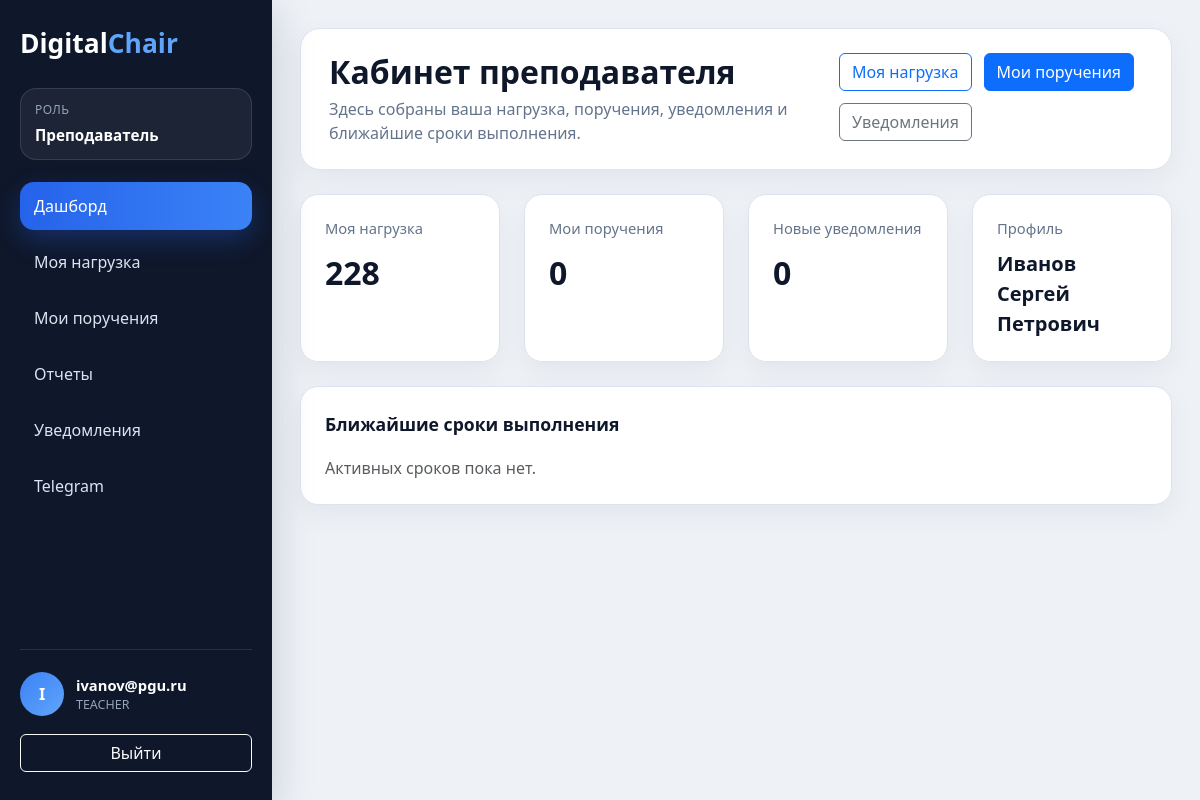
The page /teacher-dashboard/ (signed in) on the database its author committed.
### apps/users/models.py (models this page shows, shortened)
class User(AbstractUser):
    class Roles(models.TextChoices):
        ADMIN = 'ADMIN', 'Администратор'
        HEAD = 'HEAD', 'Заведующий кафедрой'
        TEACHER = 'TEACHER', 'Преподаватель'
        STUDENT = 'STUDENT', 'Студент'
        STUDY_MASTER = 'STUDY_MASTER', 'Учебный мастер'
    username = models.CharField(
        max_length=150,
        unique=True
    )
    email = models.EmailField(
        unique=True
    )
    role = models.CharField(
        max_length=30,
        choices=Roles.choices,
        default=Roles.TEACHER
    )
    phone = models.CharField(
        max_length=20,
        blank=True,
        null=True
    )
    telegram_id = models.CharField(
        max_length=100,
        blank=True,
        null=True
    )
    telegram_bind_code = models.CharField(
        max_length=20,
        blank=True,
        null=True
    )
    telegram_bind_code_created_at = models.DateTimeField(
        blank=True,
        null=True
    )
    is_2fa_enabled = models.BooleanField(
        default=False
    )
    totp_secret = models.CharField(
        max_length=64,
        blank=True,
        null=True
    )
    USERNAME_FIELD = 'email'
    REQUIRED_FIELDS = []
    objects = UserManager()

### apps/core/models.py (models this page shows, shortened)
class Teacher(models.Model):
    POSITION_CHOICES = [
        ('assistant', 'Ассистент'),
        ('senior_teacher', 'Старший преподаватель'),
        ('docent', 'Доцент'),
        ('professor', 'Профессор'),
    ]
    user = models.OneToOneField(
        settings.AUTH_USER_MODEL,
        on_delete=models.CASCADE,
        related_name='teacher_profile'
    )
    full_name = models.CharField(
        max_length=255
    )
    position = models.CharField(
        max_length=50,
        choices=POSITION_CHOICES
    )
    academic_degree = models.CharField(
        max_length=255,
        blank=True,
        null=True
    )
    rate = models.DecimalField(
        max_digits=3,
        decimal_places=1,
        default=1.0
    )
    max_hours = models.PositiveIntegerField(
        default=900
    )

### apps/core/views.py (the view)
@never_cache
@login_required(login_url='/login/')
def teacher_dashboard(request):
    return render(
        request,
        'dashboards/teacher_dashboard.html',
        build_teacher_dashboard_context(request.user)
    )

### templates/dashboards/teacher_dashboard.html (shortened to what this page needs)
{% extends 'base/base.html' %}
{% block page_title %}Кабинет преподавателя{% endblock %}
{% block page_subtitle %}
    <p class="app-page-subtitle">Здесь собраны ваша нагрузка, поручения, уведомления и ближайшие сроки выполнения.</p>
{% endblock %}
{% block page_actions %}
    <a href="/my-workload/" class="btn btn-outline-primary">Моя нагрузка</a>
    <a href="/my-assignments/" class="btn btn-primary">Мои поручения</a>
    <a href="/notifications/" class="btn btn-outline-secondary">Уведомления</a>
{% endblock %}
{% block content %}
    <div class="row g-4 mb-4">
        <div class="col-md-3">
            <div class="stat-card">
                <div class="stat-label">Моя нагрузка</div>
                <div class="stat-value">{{ my_workload_hours }}</div>
            </div>
        </div>
        <div class="col-md-3">
            <div class="stat-card">
                <div class="stat-label">Мои поручения</div>
                <div class="stat-value">{{ my_tasks_count }}</div>
            </div>
        </div>
        <div class="col-md-3">
            <div class="stat-card">
                <div class="stat-label">Новые уведомления</div>
                <div class="stat-value">{{ new_notifications_count }}</div>
            </div>
        </div>
        <div class="col-md-3">
            <div class="stat-card">
                <div class="stat-label">Профиль</div>
                <div class="stat-value" style="font-size:1.25rem;">
                    {% if teacher %}{{ teacher.full_name }}{% else %}Не найден{% endif %}
                </div>
            </div>
        </div>
    </div>
    <div class="section-card">
        <div class="section-title">Ближайшие сроки выполнения</div>
        <ul class="soft-list">
            {% for task in nearest_deadlines %}
                <li>
                    <div class="d-flex justify-content-between align-items-start gap-3">
                        <div>
                            <div class="fw-semibold">{{ task.title }}</div>
                            <div class="text-muted small">{{ task.get_status_display }}</div>
                        </div>
                        <div class="text-end">
                            <div class="fw-semibold">{{ task.due_date|date:"d.m.Y" }}</div>
                            <div class="small text-muted">{{ task.get_priority_display }}</div>
                        </div>
                    </div>
                </li>
            {% empty %}
                <li class="text-muted">Активных сроков пока нет.</li>
            {% endfor %}
        </ul>
    </div>
{% endblock %}

### templates/base/base.html (shortened to what this page needs)
<!DOCTYPE html>
<html lang="ru">
<head>
    <link href="https://cdn.jsdelivr.net/npm/bootstrap@5.3.3/dist/css/bootstrap.min.css"
          rel="stylesheet">
</head>
<body>
{% if request.user.is_authenticated %}
    <div class="app-shell">
        <aside class="app-sidebar">
            <h1 class="app-logo">Digital<span>Chair</span></h1>
            <div class="app-role">
                <span class="app-role-label">Роль</span>
                <span class="app-role-value">{{ ui_role_label }}</span>
            </div>
            <nav class="app-nav">
                {% for item in ui_navigation_items %}
                    <a href="{{ item.url }}"
                       class="app-nav-link{% if item.is_active %} active{% endif %}">
                        <span>{{ item.label }}</span>
                    </a>
                {% endfor %}
            </nav>
            <div class="app-sidebar-footer">
                <div class="app-user">
                    <div class="app-user-avatar">
                        {{ request.user.email|first|upper }}
                    </div>
                    <div>
                        <div class="app-user-email">{{ request.user.email }}</div>
                        <div class="app-user-role">{{ request.user.role }}</div>
                    </div>
                </div>
                <a href="/logout/" class="btn btn-outline-light w-100">Выйти</a>
            </div>
        </aside>
        <main class="app-main">
            <header class="app-page-header">
                <div>
                    <h1 class="app-page-title">{% block page_title %}DigitalChair{% endblock %}</h1>
                    {% block page_subtitle %}{% endblock %}
                </div>
                <div class="app-toolbar">
                    {% block page_actions %}{% endblock %}
                </div>
            </header>
            {% block content %}{% endblock %}
        </main>
    </div>
{% else %}
    {% block anonymous_content %}{% endblock %}
{% endif %}
</body>
</html>

### rows shown on the page
User: user.email|first "I", user.email "ivanov@pgu.ru", user.role "TEACHER"
Teacher: full_name "Иванов Сергей Петрович"

### other values the page prints
{{ ui_role_label }} "Преподаватель"
{{ item.label }} "Дашборд" "Моя нагрузка" "Мои поручения" "Отчеты" "Уведомления" "Telegram"
{{ my_workload_hours }} "228"
{{ my_tasks_count }} "0"
{{ new_notifications_count }} "0"
